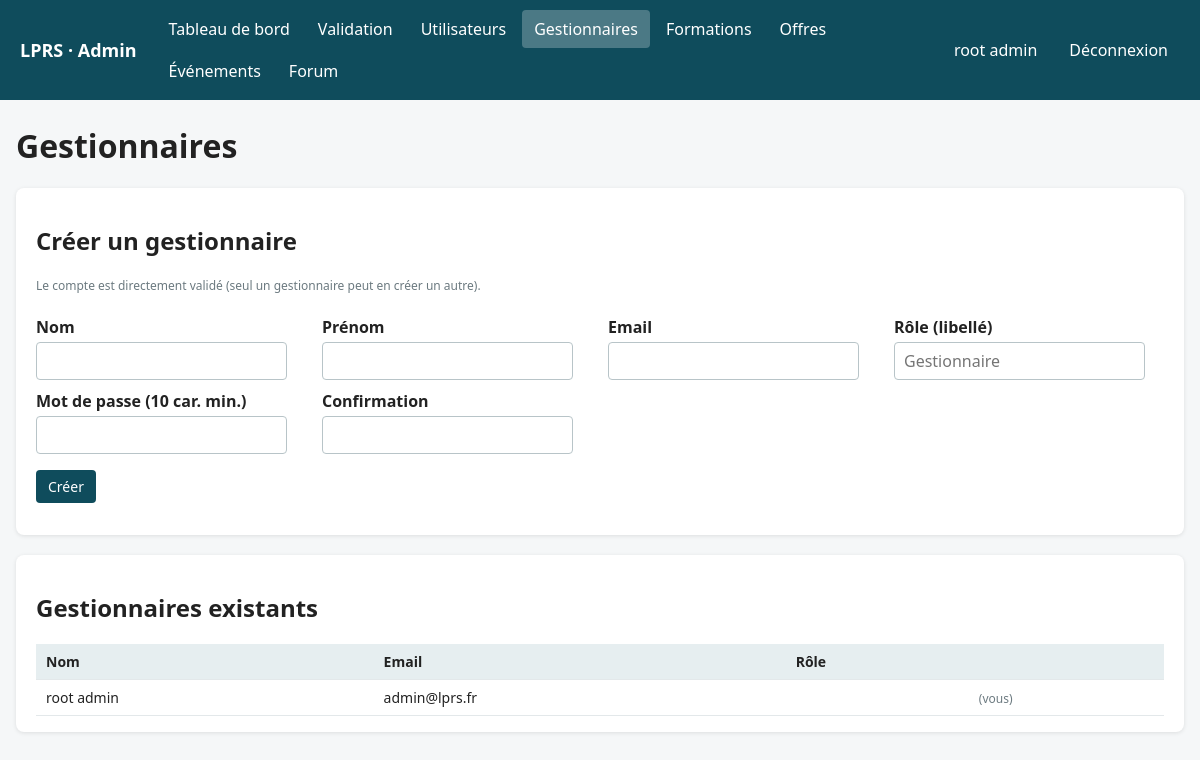
Page /src/admin/gestionnaires.php (signed in) on the committed database.
### tables this page shows
CREATE TABLE IF NOT EXISTS `utilisateur` (
  `id_utilisateur` int NOT NULL AUTO_INCREMENT,
  `nom` varchar(100) NOT NULL,
  `prenom` varchar(100) NOT NULL,
  `email` varchar(150) NOT NULL,
  `mot_de_passe` varchar(255) NOT NULL,
  `type_profil` varchar(30) NOT NULL,
  `statut_validation` varchar(30) DEFAULT 'En attente',
  PRIMARY KEY (`id_utilisateur`),
  UNIQUE KEY `email` (`email`)
);

### src/admin/outils.php (called while the page is built, shortened)
<?php
function e($texte)
{
    return htmlspecialchars((string)$texte, ENT_QUOTES, 'UTF-8');
}

### src/admin/garde_admin.php (called while the page is built, shortened)
<?php
require_once __DIR__ . '/outils.php';
$bdd = (new Bdd())->getConnexionBdd();
$requete = $bdd->prepare(
    "SELECT id_utilisateur, nom, prenom
     FROM utilisateur
     WHERE id_utilisateur = :id
       AND type_profil = 'gestionnaire'
       AND statut_validation = 'Validé'"
);
$requete->execute(['id' => $_SESSION['user_id']]);
$adminConnecte = $requete->fetch(PDO::FETCH_ASSOC);

### src/admin/gestionnaires.php (the view, shortened to what this page needs)
<?php
require_once __DIR__ . '/garde_admin.php';
$gestionnaires = $bdd->query(
    "SELECT u.id_utilisateur, u.nom, u.prenom, u.email, g.role
     FROM utilisateur u
     LEFT JOIN gestionnaire g ON g.id_utilisateur = u.id_utilisateur
     WHERE u.type_profil = 'gestionnaire'
     ORDER BY u.nom"
)->fetchAll(PDO::FETCH_ASSOC);
$titrePage = 'Gestionnaires';
require __DIR__ . '/entete.php';
?>
<div class="carte">
    <h2>Créer un gestionnaire</h2>
    <p class="petit">Le compte est directement validé (seul un gestionnaire peut en créer un autre).</p>
    <form method="post">
        <div class="grille-form">
            <div><label>Nom</label><input name="nom" required></div>
            <div><label>Prénom</label><input name="prenom" required></div>
            <div><label>Email</label><input type="email" name="email" required></div>
            <div><label>Rôle (libellé)</label><input name="role" placeholder="Gestionnaire"></div>
            <div><label>Mot de passe (10 car. min.)</label><input type="password" name="mot_de_passe" required></div>
            <div><label>Confirmation</label><input type="password" name="mot_de_passe_confirm" required></div>
        </div>
        <p><button type="submit">Créer</button></p>
    </form>
</div>
<div class="carte">
    <h2>Gestionnaires existants</h2>
    <div class="defilement">
        <table>
            <tr><th>Nom</th><th>Email</th><th>Rôle</th><th></th></tr>
            <?php foreach ($gestionnaires as $g): ?>
                <tr>
                    <td><?= e($g['prenom'] . ' ' . $g['nom']) ?></td>
                    <td><?= e($g['email']) ?></td>
                    <td><?= e($g['role']) ?></td>
                    <td>
                        <?php if ((int)$g['id_utilisateur'] === (int)$adminConnecte['id_utilisateur']): ?>
                            <span class="petit">(vous)</span>
                        <?php else: ?>
                            <a class="bouton gris" href="utilisateurs.php?type=gestionnaire">Gérer</a>
                        <?php endif; ?>
                    </td>
                </tr>
            <?php endforeach; ?>
        </table>
    </div>
</div>
<?php require __DIR__ . '/pied.php'; ?>

### src/admin/entete.php (shortened to what this page needs)
<?php
$pageCourante = basename($_SERVER['SCRIPT_NAME']);
$menu = [
    'dashboard.php'     => 'Tableau de bord',
    'validation.php'    => 'Validation',
    'utilisateurs.php'  => 'Utilisateurs',
    'gestionnaires.php' => 'Gestionnaires',
    'formations.php'    => 'Formations',
    'offres.php'        => 'Offres',
    'evenements.php'    => 'Événements',
    'forum.php'         => 'Forum',
];
?>
<!DOCTYPE html>
<html lang="fr">
<head>
</head>
<body>
<header>
    <span class="logo">LPRS · Admin</span>
    <nav>
        <?php foreach ($menu as $fichier => $libelle): ?>
            <a href="<?= e($fichier) ?>" class="<?= $pageCourante === $fichier ? 'actif' : '' ?>">
                <?= e($libelle) ?>
            </a>
        <?php endforeach; ?>
    </nav>
    <span><?= e($adminConnecte['prenom'] . ' ' . $adminConnecte['nom']) ?></span>
    <a class="quitter" href="../traitement/Logout.php">Déconnexion</a>
</header>
<main>
    <h1><?= e($titrePage ?? 'Administration') ?></h1>

### src/admin/entete.php (style rules this page uses)
body { margin: 0; font-family: system-ui, sans-serif; background: #f5f7f8; color: #222; }
header { background: #0f4c5c; color: #fff; display: flex; flex-wrap: wrap; align-items: center; gap: 8px 20px; padding: 10px 20px; }
header .logo { font-weight: bold; font-size: 18px; }
header nav { display: flex; flex-wrap: wrap; gap: 4px; flex: 1; }
header nav a, header .quitter { color: #fff; text-decoration: none; padding: 8px 12px; border-radius: 4px; }
header nav a.actif { background: rgba(255,255,255,.25); }
main { max-width: 1200px; margin: 24px auto; padding: 0 16px; }
h1 { margin-top: 0; }
.carte { background: #fff; border-radius: 8px; padding: 16px 20px; box-shadow: 0 1px 4px rgba(0,0,0,.1); margin-bottom: 20px; }
.defilement { overflow-x: auto; }
table { width: 100%; border-collapse: collapse; background: #fff; }
th, td { text-align: left; padding: 8px 10px; border-bottom: 1px solid #e3e8ea; vertical-align: top; font-size: 14px; }
th { background: #e6eef0; }
input, select, textarea { padding: 7px 9px; border: 1px solid #b8c4c8; border-radius: 4px; font: inherit; box-sizing: border-box; }
label { display: block; margin: 10px 0 4px; font-weight: 600; }
button, .bouton { padding: 7px 12px; border: none; border-radius: 4px; cursor: pointer; background: #0f4c5c; color: #fff; text-decoration: none; font: inherit; font-size: 14px; display: inline-block; }
.grille-form { display: grid; grid-template-columns: repeat(auto-fit, minmax(220px, 1fr)); gap: 0 16px; }
.petit { color: #6c7a80; font-size: 12px; }

### rows in the picture
utilisateur: prenom+nom "root admin", email "admin@lprs.fr", shows "(vous)"

### other values in the picture
$libelle "Tableau de bord"
$libelle "Validation"
$libelle "Utilisateurs"
$libelle "Gestionnaires"
$libelle "Formations"
$libelle "Offres"
$libelle "Événements"
$libelle "Forum"
$titrePage "Gestionnaires"
